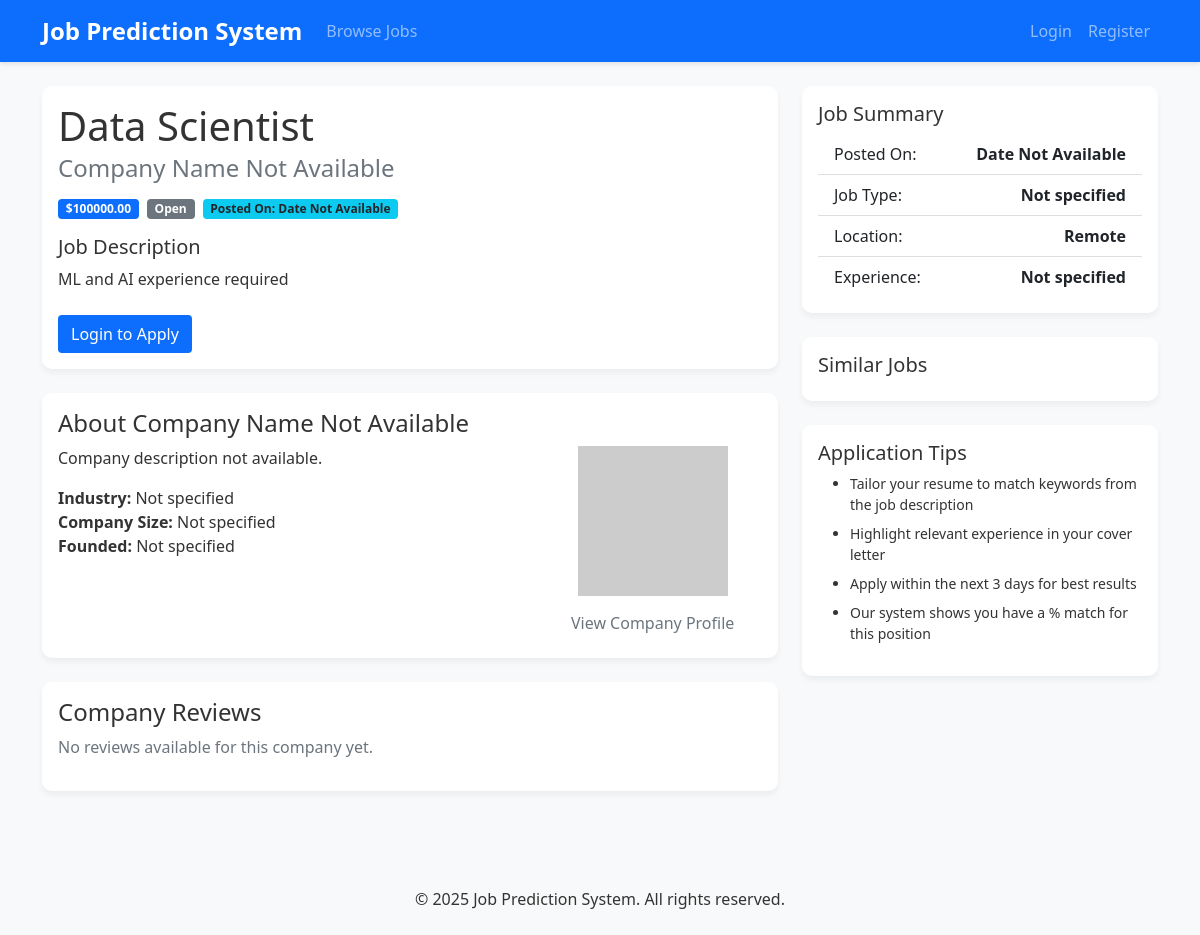
The page /job/2 on the database its author committed.
### tables this page shows
CREATE TABLE Jobs (
        job_id INTEGER PRIMARY KEY AUTOINCREMENT,
        employer_id INTEGER,
        title VARCHAR(255),
        description TEXT,
        salary DECIMAL(10,2),
        location VARCHAR(255),
        date_posted DATE,
        status VARCHAR(20) DEFAULT 'open',
        FOREIGN KEY (employer_id) REFERENCES Users(user_id) ON DELETE CASCADE
    );

### app.py (the view)
@app.route('/job/<int:job_id>')
def job_details(job_id):
    db = get_db()
    cur = db.execute('SELECT * FROM Jobs WHERE job_id = ?', (job_id,))
    job = cur.fetchone()
    if job is None:
        flash('Job not found.', 'danger')
        return redirect(url_for('jobs'))
    return render_template('job_details.html', job=job)

### app.py (called while the page is built)
def get_db():
    db = getattr(g, '_database', None)
    if db is None:
        db = g._database = sqlite3.connect(DATABASE)
        db.row_factory = sqlite3.Row
    return db

@app.teardown_appcontext
def close_connection(exception):
    db = getattr(g, '_database', None)
    if db is not None:
        db.close()

### templates/job_details.html (shortened to what this page needs)
{% extends "base.html" %}
{% block content %}
<div class="container mt-4">
    {% if job %}
    <div class="row">
        <div class="col-md-8">
            <div class="card mb-4">
                <div class="card-body">
                    <h1 class="card-title">{{ job.title }}</h1>
                    <h4 class="card-subtitle mb-3 text-muted">{{ job.company_name|default('Company Name Not Available') }}</h4>
                    <div class="d-flex flex-wrap gap-2 mb-3">
                        <span class="badge bg-primary">${{ "%.2f"|format(job.salary|default(0)) }}</span>
                        <span class="badge bg-secondary">{{ job.status|default('Status Not Available')|title }}</span>
                        <span class="badge bg-info text-dark">Posted On: {{ job.formatted_date|default('Date Not Available') }}</span>
                    </div>
                    <div class="mb-4">
                        <h5>Job Description</h5>
                        <p class="card-text">{{ job.description|default('No description available.') }}</p>
                    </div>
                    <div class="application-actions">
                        {% if current_user.is_authenticated %}
                            {% if current_user.user_type == 'job_seeker' %}
                                {% if not has_applied %}
                                    <button type="button"
                                            class="btn btn-primary btn-lg mb-3 apply-now-btn"
                                            id="applyNowButton"
                                            data-bs-toggle="modal"
                                            data-bs-target="#jobApplicationModal">
                                        <span class="button-text">Apply Now</span>
                                    </button>
                                    <div class="modal fade"
                                         id="jobApplicationModal"
                                         tabindex="-1"
                                         aria-labelledby="jobApplicationModalLabel"
                                         aria-hidden="true"
                                         data-bs-backdrop="static"
                                         data-bs-keyboard="true">
                                        <div class="modal-dialog modal-lg">
                                            <div class="modal-content">                                                <form id="applicationForm"
                                                      action="{{ url_for('apply_job', job_id=job._id) }}"
                                                      method="POST"
                                                      enctype="application/x-www-form-urlencoded"
                                                      novalidate>
                                                    <div class="modal-header">
                                                        <h5 class="modal-title" id="jobApplicationModalLabel">Apply for {{ job.title }}</h5>
                                                        <button type="button" class="btn-close" data-bs-dismiss="modal" aria-label="Close"></button>
                                                    </div>
                                                    <div class="modal-body">
                                                        <div class="mb-3">
                                                            <label for="cover_letter" class="form-label">Cover Letter</label>
                                                            <div class="form-text mb-2">
                                                                Please explain why you're a good fit for this role. Replace [Your Field/Expertise] with your actual expertise.
                                                            </div>
                                                            <textarea
                                                                class="form-control"
                                                                id="cover_letter"
                                                                name="cover_letter"
                                                                rows="8"
                                                                placeholder="Dear Hiring Manager,
I am writing to express my interest in the [Position] role at [Company]. With my background in [Your Field/Expertise], I believe I would be an excellent candidate for this position.
[Your cover letter content...]"
                                                                required
                                                                minlength="100"
                                                                maxlength="5000"
                                                            ></textarea>
                                                            <div class="d-flex justify-content-between mt-2">
                                                                <div class="char-counter text-muted">
                                                                    <span id="charCount">0</span>/5000 characters
                                                                    (<span id="minCharNotice" class="text-danger">Minimum 100 required</span>)
                                                                </div>
                                                                <div class="placeholder-warning text-danger d-none" id="placeholderWarning">
                                                                    Please replace [Your Field/Expertise] with your actual expertise
                                                                </div>
                                                            </div>
                                                        </div>
                                                        <div id="validationMessages" class="alert alert-danger d-none"></div>
                                                    </div>
                                                    <div class="modal-footer">
                                                        <button type="button" class="btn btn-secondary" data-bs-dismiss="modal">Cancel</button>
                                                        <button type="submit" class="btn btn-primary" id="submitApplication" disabled>
                                                            <span class="spinner-border spinner-border-sm d-none" role="status" aria-hidden="true"></span>
                                                            <span class="button-text">Submit Application</span>
                                                        </button>
                                                    </div>
                                                </form>
                                            </div>
                                        </div>
                                    </div>
                                {% else %}
                                    <div class="alert alert-info">
                                        <h6>Your Application Status</h6>
                                        <p class="mb-1">
                                            You applied on {{ application_date }}
                                        </p>
                                        <span class="badge bg-{{ 'success' if application_status == 'accepted'
                                            else 'warning' if application_status == 'pending'
                                            else 'danger' }}">
                                            {{ application_status|title }}
                                        </span>
                                    </div>
                                {% endif %}
                            {% elif current_user.user_id == job.employer_id %}
                                <div class="btn-group" role="group">
                                    <a href="{{ url_for('edit_job', job_id=job._id) }}"
                                       class="btn btn-outline-primary">
                                        Edit Job
                                    </a>
                                    <a href="{{ url_for('view_applicants', job_id=job._id) }}"
                                       class="btn btn-primary">
                                        View Applicants ({{ application_count }})
                                    </a>
                                </div>
                            {% endif %}
                        {% else %}
                            <a href="{{ url_for('login') }}" class="btn btn-primary btn-lg">
                                Login to Apply
                            </a>
                        {% endif %}
                    </div>
                </div>
            </div>
            <div class="card mb-4">
                <div class="card-body">
                    <h4 class="card-title">About {{ job.company_name|default('Company Name Not Available') }}</h4>
                    <div class="row">
                        <div class="col-md-8">
                            <p class="card-text">{{ job.company_description|default('Company description not available.') }}</p>
                            <ul class="list-unstyled">
                                <li><strong>Industry:</strong> {{ job.industry|default('Not specified') }}</li>
                                <li><strong>Company Size:</strong> {{ job.company_size|default('Not specified') }}</li>
                                <li><strong>Founded:</strong> {{ job.founded|default('Not specified') }}</li>
                            </ul>
                        </div>
                        <div class="col-md-4 text-center">
                            <img src="https://via.placeholder.com/150" alt="Company Logo" class="img-fluid mb-2">
                            <a href="#" class="btn btn-sm btn-outline-secondary">View Company Profile</a>
                        </div>
                    </div>
                </div>
            </div>
            <div class="card mb-4">
                <div class="card-body">
                    <h4 class="card-title">Company Reviews</h4>
                    {% if reviews %}
                        {% for review in reviews %}
                        <div class="review-item mb-3 p-3 border rounded">
                            <div class="d-flex justify-content-between align-items-center mb-2">
                                <div class="rating">
                                    {% for _ in range(review.rating) %}⭐{% endfor %}
                                </div>
                                {% if review.sentiment %}
                                <span class="badge {% if review.sentiment == 'positive' %}bg-success{% else %}bg-danger{% endif %}">
                                    {{ review.sentiment|title }} ({{ "%.0f"|format(review.confidence * 100) }}%)
                                </span>
                                {% endif %}
                            </div>
                            <p class="review-text mb-1">{{ review.review_text }}</p>
                            <small class="text-muted">{{ review.date.strftime('%Y-%m-%d') if review.date }}</small>
                        </div>
                        {% endfor %}
                    {% else %}
                        <p class="text-muted">No reviews available for this company yet.</p>
                    {% endif %}
                </div>
            </div>
        </div>
        <div class="col-md-4">
            <div class="card mb-4">
                <div class="card-body">
                    <h5 class="card-title">Job Summary</h5>
                    <ul class="list-group list-group-flush">
                        <li class="list-group-item d-flex justify-content-between">
                            <span>Posted On:</span>
                            <strong>{{ job.formatted_date|default('Date Not Available') }}</strong>
                        </li>
                        <li class="list-group-item d-flex justify-content-between">
                            <span>Job Type:</span>
                            <strong>{{ job.job_type|default('Not specified') }}</strong>
                        </li>
                        <li class="list-group-item d-flex justify-content-between">
                            <span>Location:</span>
                            <strong>{{ job.location|default('Not specified') }}</strong>
                        </li>
                        <li class="list-group-item d-flex justify-content-between">
                            <span>Experience:</span>
                            <strong>{{ job.experience|default('Not specified') }}</strong>
                        </li>
                    </ul>
                </div>
            </div>
            <div class="card mb-4">
                <div class="card-body">
                    <h5 class="card-title">Similar Jobs</h5>
                </div>
            </div>
            <div class="card">
                <div class="card-body">
                    <h5 class="card-title">Application Tips</h5>
                    <ul class="small">
                        <li class="mb-2">Tailor your resume to match keywords from the job description</li>
                        <li class="mb-2">Highlight relevant experience in your cover letter</li>
                        <li class="mb-2">Apply within the next 3 days for best results</li>
                        <li>Our system shows you have a {{ prediction_score }}% match for this position</li>
                    </ul>
                </div>
            </div>
        </div>
    </div>
    {% else %}
    <div class="alert alert-danger">
        Job details not found. <a href="{{ url_for('jobs') }}">Return to job listings</a>
    </div>
    {% endif %}
</div>
{% endblock %}

### static/css/style.css (style rules this page uses)
body { font-family: 'Segoe UI', Tahoma, Geneva, Verdana, sans-serif; background-color: #f8f9fa; color: #333; }
.card { border: none; border-radius: 10px; box-shadow: 0 4px 6px rgba(0, 0, 0, 0.05); }
.btn { display: inline-block; font-weight: 400; text-align: center; white-space: nowrap; vertical-align: middle; user-select: none; border: 1px solid transparent; padding: 0.375rem 0.75rem; font-size: 1rem; line-height: 1.5; border-radius: 0.25rem; cursor: pointer; }
.btn:not(:disabled):not(.disabled) { cursor: pointer; }
.application-actions { transition: opacity 0.3s ease; }
.btn { position: relative; transition: background-color 0.2s ease; }
* { box-sizing: border-box; }

### rows shown on the page
Jobs: title "Data Scientist", salary "100000.00", status "Open", description "ML and AI experience required", location "Remote"

### other values the page prints
{{ job.company_name|default('Company Name Not Available') }} "Company Name Not Available"
{{ job.formatted_date|default('Date Not Available') }} "Date Not Available"
{{ job.company_description|default('Company description not available.') }} "Company description not available."
{{ job.industry|default('Not specified') }} "Not specified"
{{ job.company_size|default('Not specified') }} "Not specified"
{{ job.founded|default('Not specified') }} "Not specified"
{{ job.job_type|default('Not specified') }} "Not specified"
{{ job.experience|default('Not specified') }} "Not specified"
